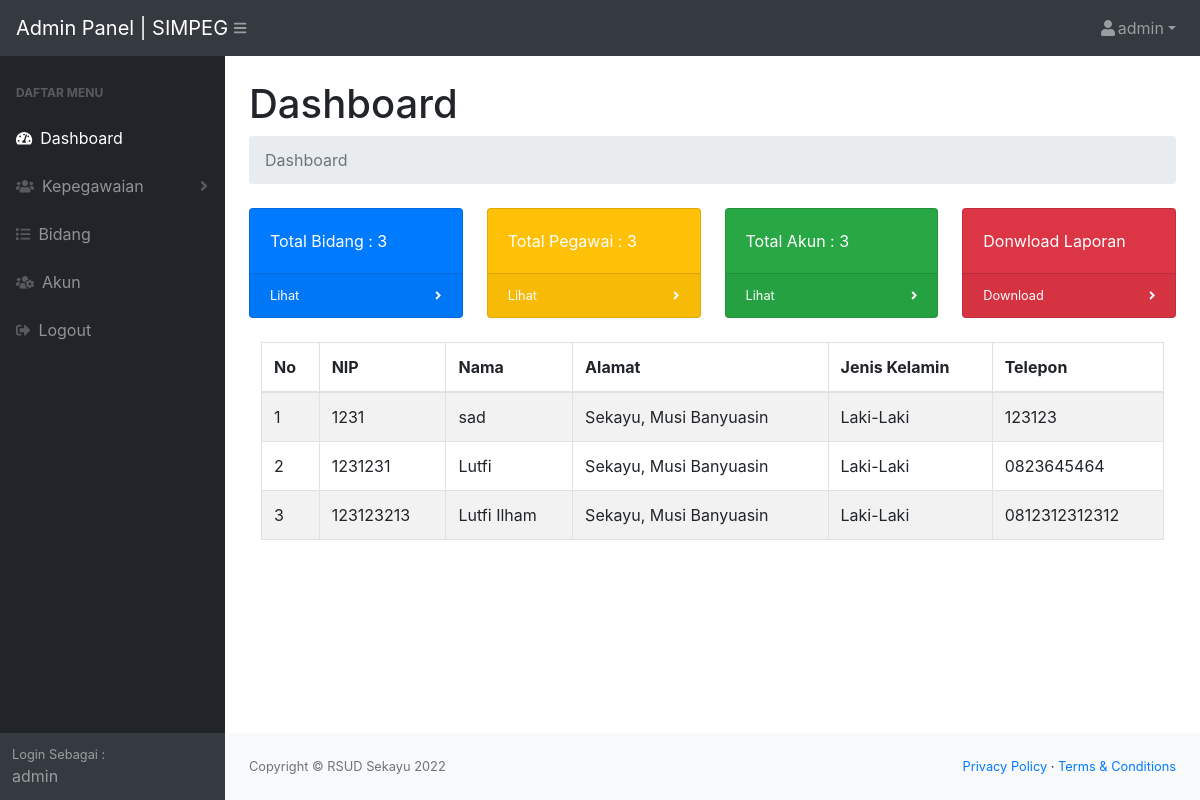
The page /admin/index.php (signed in) on the database its author committed.
### tables this page shows
CREATE TABLE `pegawai` (
  `id_pegawai` int(11) NOT NULL,
  `id_bidang` int(11) NOT NULL,
  `nip` int(11) NOT NULL,
  `nama` varchar(150) NOT NULL,
  `jk` varchar(15) NOT NULL,
  `alamat` text NOT NULL,
  `email` varchar(50) NOT NULL,
  `no_telepon` varchar(25) NOT NULL,
  `golongan` varchar(20) NOT NULL,
  `gaji` varchar(50) NOT NULL,
  `status` varchar(15) NOT NULL,
  `tmk` date NOT NULL COMMENT 'terhitung masa kerja (tmk)',
  `foto` varchar(150) NOT NULL,
  `id_user` int(11) DEFAULT NULL,
  `tanggal` datetime NOT NULL DEFAULT current_timestamp()
);

### admin/config/controller.php (called while the page is built, shortened)
<?php
function query($query)
{
    global $db;
    $result = mysqli_query($db, $query);
    $rows = [];
    while ($row = mysqli_fetch_assoc($result)) {
        $rows[] = $row;
    }
    return $rows;
}

### admin/index.php (the view, shortened to what this page needs)
<?php
include "layout/header.php";
$bidang = query("SELECT * FROM bidang");
$pegawai = query("SELECT * FROM pegawai");
$pegawai_terbaru = query("SELECT * FROM pegawai ORDER BY id_pegawai DESC LIMIT 0, 3");
?>
<div id="layoutSidenav_content">
        <main>
            <div class="container-fluid">
                <h1 class="mt-4">Dashboard</h1>
                <ol class="breadcrumb mb-4">
                    <li class="breadcrumb-item active">Dashboard</li>
                </ol>
                <div class="row">
                <div class="col-xl-3 col-md-6">
                    <div class="card bg-primary text-white mb-4">
                        <div class="card-body">Total Bidang : <?= count($bidang); ?></div>
                        <div class="card-footer d-flex align-items-center justify-content-between">
                            <a class="small text-white stretched-link" href="daftar-bidang.php">Lihat</a>
                            <div class="small text-white"><i class="fas fa-angle-right"></i></div>
                        </div>
                    </div>
                </div>
                <div class="col-xl-3 col-md-6">
                    <div class="card bg-warning text-white mb-4">
                        <div class="card-body">Total Pegawai : <?= count($pegawai); ?></div>
                        <div class="card-footer d-flex align-items-center justify-content-between">
                            <a class="small text-white stretched-link" href="daftar-pegawai.php">Lihat</a>
                            <div class="small text-white"><i class="fas fa-angle-right"></i></div>
                        </div>
                    </div>
                </div>
                <div class="col-xl-3 col-md-6">
                    <div class="card bg-success text-white mb-4">
                        <div class="card-body">Total Akun : <?= count($pegawai); ?></div>
                        <div class="card-footer d-flex align-items-center justify-content-between">
                            <a class="small text-white stretched-link" href="daftar-akun.php">Lihat</a>
                            <div class="small text-white"><i class="fas fa-angle-right"></i></div>
                        </div>
                    </div>
                </div>
                <div class="col-xl-3 col-md-6">
                    <div class="card bg-danger text-white mb-4">
                        <div class="card-body">Donwload Laporan</div>
                        <div class="card-footer d-flex align-items-center justify-content-between">
                            <a class="small text-white stretched-link" href="download-laporan.php">Download</a>
                            <div class="small text-white"><i class="fas fa-angle-right"></i></div>
                        </div>
                    </div>
                </div>
            </div>
            <div class="col-lg-12">
                <table class="table table-bordered table-responsive-sm table-striped">
                    <thead>
                        <tr>
                            <th>No</th>
                            <th>NIP</th>
                            <th>Nama</th>
                            <th>Alamat</th>
                            <th>Jenis Kelamin</th>
                            <th>Telepon</th>
                        </tr>
                    </thead>
                    <tbody>
                        <?php $no = 1; ?>
                        <?php foreach ($pegawai_terbaru as $data) : ?>
                            <tr>
                                <td><?= $no++;?></td>
                                <td><?= $data['nip']; ?></td>
                                <td><?= $data['nama']; ?></td>
                                <td><?= $data['alamat']; ?></td>
                                <td><?= $data['jk']; ?></td>
                                <td><?= $data['no_telepon']; ?></td>
                            </tr>
                        <?php endforeach; ?>
                    </tbody>
                </table>
            </div>
        </div>
    </main>
    <?php include "layout/footer.php" ?>

### rows shown on the page
pegawai: nip "1231", nama "sad", alamat "Sekayu, Musi Banyuasin", jk "Laki-Laki", no_telepon "123123"
pegawai: nip "1231231", nama "Lutfi", alamat "Sekayu, Musi Banyuasin", jk "Laki-Laki", no_telepon "0823645464"
pegawai: nip "123123213", nama "Lutfi Ilham", alamat "Sekayu, Musi Banyuasin", jk "Laki-Laki", no_telepon "0812312312312"

### other values the page prints
$nama "admin"
count($bidang) "3"
count($pegawai) "3"
